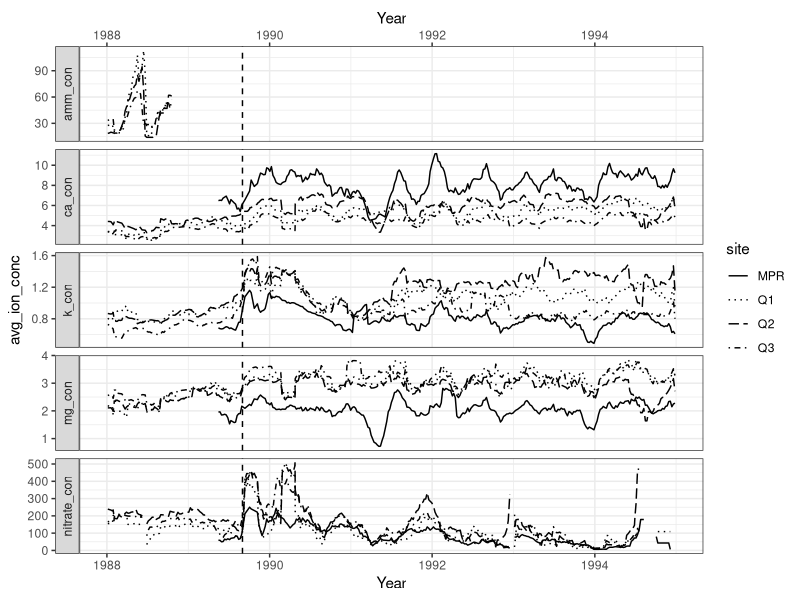

This chart was generated by the following R code:
## ---- chunk 1
library(tidyverse)

# Reading the new filtered dataset.
new_table <- read_csv("../output/cleaned_ion_site.csv")
## ---- chunk 2
# Graphs the final plot
ggplot(
  data = new_table,
  mapping = aes(
    x = year,
    y = avg_ion_conc,
    linetype = site
  )
) +
  # changes the linetypes of each site
  geom_line() +
  scale_linetype_manual(
    values = c(
      "Q1" = "dotted",
      "Q2" = "longdash",
      "Q3" = "dotdash",
      "MPR" = "solid"
    )
  ) +
  # sets the scale of the graph
  scale_x_date(
    limits = as.Date(c("1988-01-01", "1995-01-01")),
    date_breaks = "1 year",
    date_labels = "%Y"
  ) +
  # organizes the graphs into one single column
  facet_wrap(~ions, ncol = 1, scales = "free") +
  theme_bw() +
  # adds a vertical line to indicate the hurricane date
  geom_vline(xintercept = ymd("1989-09-01"), linetype = "dashed") +
  # Switches the ions labels to the y axis
  facet_grid(vars(ions), scales = "free_y", switch = "y") +
  # removes the years in between the graphs and duplicates it onto the top and bottom
  scale_x_date(name = "Year", sec.axis = dup_axis())
